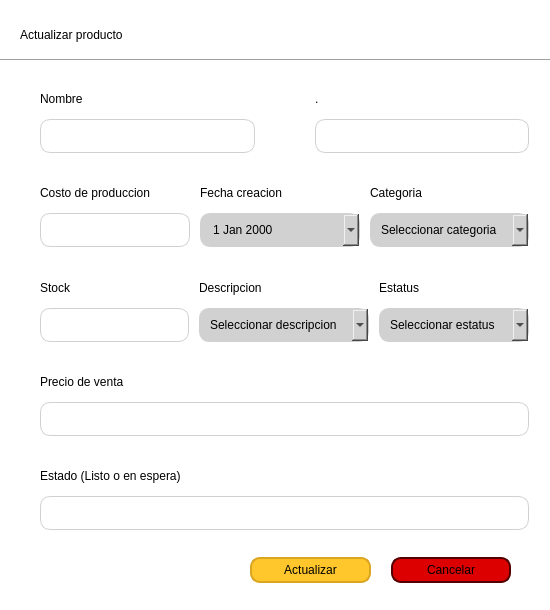
<?xml version="1.0" encoding="UTF-8"?>
<ui version="4.0">
 <class>Dialog</class>
 <widget class="QDialog" name="Dialog">
  <property name="geometry">
   <rect>
    <x>0</x>
    <y>0</y>
    <width>550</width>
    <height>610</height>
   </rect>
  </property>
  <property name="minimumSize">
   <size>
    <width>550</width>
    <height>610</height>
   </size>
  </property>
  <property name="maximumSize">
   <size>
    <width>550</width>
    <height>610</height>
   </size>
  </property>
  <property name="windowTitle">
   <string>Crear nuevo usuario | PyMexPro</string>
  </property>
  <property name="styleSheet">
   <string notr="true">QDialog {
	background-color: rgb(255, 255, 255);
}

QLabel {
	font: 12pt &quot;Verdana&quot;;
}

QPushButton {
	font: 12pt &quot;Verdana&quot;;
	padding: 4px 20px;
	border: 1px solid;
	border-radius: 10px;
}

QLineEdit, QComboBox, QDateEdit {
	font: 8pt &quot;Verdana&quot;;
	padding: 8px 10px;
	border: 1px solid #d1d1d1;
	border-radius: 10px;
}
 QDateEdit, QComboBox {
	background-color: #d1d1d1;
}</string>
  </property>
  <widget class="QLabel" name="txt_title">
   <property name="geometry">
    <rect>
     <x>20</x>
     <y>20</y>
     <width>271</width>
     <height>29</height>
    </rect>
   </property>
   <property name="styleSheet">
    <string notr="true">font: 700 18pt &quot;Verdana&quot;;</string>
   </property>
   <property name="text">
    <string>Actualizar producto</string>
   </property>
  </widget>
  <widget class="Line" name="line">
   <property name="geometry">
    <rect>
     <x>0</x>
     <y>50</y>
     <width>551</width>
     <height>20</height>
    </rect>
   </property>
   <property name="orientation">
    <enum>Qt::Orientation::Horizontal</enum>
   </property>
  </widget>
  <widget class="QWidget" name="layoutWidget">
   <property name="geometry">
    <rect>
     <x>250</x>
     <y>550</y>
     <width>261</width>
     <height>41</height>
    </rect>
   </property>
   <layout class="QHBoxLayout" name="horizontalLayout_4">
    <property name="spacing">
     <number>20</number>
    </property>
    <item>
     <widget class="QPushButton" name="btn_update_user">
      <property name="cursor">
       <cursorShape>PointingHandCursor</cursorShape>
      </property>
      <property name="styleSheet">
       <string notr="true">background-color: #ffc72c;
border: 2px solid #daa520;</string>
      </property>
      <property name="text">
       <string>Actualizar</string>
      </property>
      <property name="checkable">
       <bool>true</bool>
      </property>
      <property name="autoExclusive">
       <bool>true</bool>
      </property>
     </widget>
    </item>
    <item>
     <widget class="QPushButton" name="btn_cancel">
      <property name="cursor">
       <cursorShape>PointingHandCursor</cursorShape>
      </property>
      <property name="styleSheet">
       <string notr="true">background-color: #d00;
border: 2px solid #500;</string>
      </property>
      <property name="text">
       <string>Cancelar</string>
      </property>
      <property name="checkable">
       <bool>true</bool>
      </property>
      <property name="autoExclusive">
       <bool>true</bool>
      </property>
     </widget>
    </item>
   </layout>
  </widget>
  <widget class="QWidget" name="layoutWidget">
   <property name="geometry">
    <rect>
     <x>40</x>
     <y>79</y>
     <width>489</width>
     <height>451</height>
    </rect>
   </property>
   <layout class="QGridLayout" name="gridLayout">
    <property name="verticalSpacing">
     <number>20</number>
    </property>
    <item row="0" column="0">
     <layout class="QHBoxLayout" name="horizontalLayout">
      <item>
       <layout class="QVBoxLayout" name="verticalLayout">
        <property name="spacing">
         <number>0</number>
        </property>
        <property name="rightMargin">
         <number>30</number>
        </property>
        <item>
         <widget class="QLabel" name="label_2">
          <property name="text">
           <string>Nombre</string>
          </property>
         </widget>
        </item>
        <item>
         <widget class="QLineEdit" name="line_input_first_name">
          <property name="maximumSize">
           <size>
            <width>250</width>
            <height>16777215</height>
           </size>
          </property>
          <property name="placeholderText">
           <string/>
          </property>
         </widget>
        </item>
       </layout>
      </item>
      <item>
       <layout class="QVBoxLayout" name="verticalLayout_2">
        <property name="spacing">
         <number>0</number>
        </property>
        <property name="leftMargin">
         <number>30</number>
        </property>
        <property name="rightMargin">
         <number>0</number>
        </property>
        <item>
         <widget class="QLabel" name="label_3">
          <property name="text">
           <string>.</string>
          </property>
         </widget>
        </item>
        <item>
         <widget class="QLineEdit" name="line_input_last_name">
          <property name="maximumSize">
           <size>
            <width>250</width>
            <height>16777215</height>
           </size>
          </property>
         </widget>
        </item>
       </layout>
      </item>
     </layout>
    </item>
    <item row="1" column="0">
     <layout class="QHBoxLayout" name="horizontalLayout_2">
      <property name="spacing">
       <number>10</number>
      </property>
      <item>
       <layout class="QVBoxLayout" name="verticalLayout_4">
        <property name="spacing">
         <number>0</number>
        </property>
        <item>
         <widget class="QLabel" name="label_9">
          <property name="text">
           <string>Costo de produccion</string>
          </property>
         </widget>
        </item>
        <item>
         <widget class="QLineEdit" name="line_input_username">
          <property name="minimumSize">
           <size>
            <width>150</width>
            <height>0</height>
           </size>
          </property>
          <property name="maximumSize">
           <size>
            <width>150</width>
            <height>16777215</height>
           </size>
          </property>
         </widget>
        </item>
       </layout>
      </item>
      <item>
       <layout class="QVBoxLayout" name="verticalLayout_9">
        <property name="spacing">
         <number>0</number>
        </property>
        <item>
         <widget class="QLabel" name="label_4">
          <property name="text">
           <string>Fecha creacion</string>
          </property>
         </widget>
        </item>
        <item>
         <widget class="QDateEdit" name="cb_birth_date">
          <property name="sizePolicy">
           <sizepolicy hsizetype="Expanding" vsizetype="Fixed">
            <horstretch>0</horstretch>
            <verstretch>0</verstretch>
           </sizepolicy>
          </property>
          <property name="maximumSize">
           <size>
            <width>250</width>
            <height>16777215</height>
           </size>
          </property>
          <property name="cursor">
           <cursorShape>PointingHandCursor</cursorShape>
          </property>
          <property name="frame">
           <bool>true</bool>
          </property>
          <property name="readOnly">
           <bool>false</bool>
          </property>
          <property name="buttonSymbols">
           <enum>QAbstractSpinBox::ButtonSymbols::UpDownArrows</enum>
          </property>
          <property name="showGroupSeparator" stdset="0">
           <bool>false</bool>
          </property>
          <property name="minimumDateTime">
           <datetime>
            <hour>12</hour>
            <minute>0</minute>
            <second>0</second>
            <year>1800</year>
            <month>1</month>
            <day>2</day>
           </datetime>
          </property>
          <property name="currentSection">
           <enum>QDateTimeEdit::Section::DaySection</enum>
          </property>
          <property name="calendarPopup">
           <bool>true</bool>
          </property>
          <property name="date">
           <date>
            <year>2000</year>
            <month>1</month>
            <day>1</day>
           </date>
          </property>
         </widget>
        </item>
       </layout>
      </item>
      <item>
       <layout class="QVBoxLayout" name="verticalLayout_8">
        <property name="spacing">
         <number>0</number>
        </property>
        <item>
         <widget class="QLabel" name="label_10">
          <property name="text">
           <string>Categoria</string>
          </property>
         </widget>
        </item>
        <item>
         <widget class="QComboBox" name="cb_sex">
          <property name="minimumSize">
           <size>
            <width>150</width>
            <height>0</height>
           </size>
          </property>
          <property name="cursor">
           <cursorShape>PointingHandCursor</cursorShape>
          </property>
          <property name="currentText">
           <string/>
          </property>
          <property name="placeholderText">
           <string>Seleccionar categoria</string>
          </property>
          <item>
           <property name="text">
            <string>Masculino</string>
           </property>
          </item>
          <item>
           <property name="text">
            <string>Femenino</string>
           </property>
          </item>
         </widget>
        </item>
       </layout>
      </item>
     </layout>
    </item>
    <item row="2" column="0">
     <layout class="QHBoxLayout" name="horizontalLayout_3">
      <property name="spacing">
       <number>10</number>
      </property>
      <item>
       <layout class="QVBoxLayout" name="verticalLayout_3">
        <property name="spacing">
         <number>0</number>
        </property>
        <item>
         <widget class="QLabel" name="label_7">
          <property name="text">
           <string>Stock</string>
          </property>
         </widget>
        </item>
        <item>
         <widget class="QLineEdit" name="line_input_phone">
          <property name="sizePolicy">
           <sizepolicy hsizetype="Expanding" vsizetype="Fixed">
            <horstretch>0</horstretch>
            <verstretch>0</verstretch>
           </sizepolicy>
          </property>
          <property name="maximumSize">
           <size>
            <width>16777215</width>
            <height>16777215</height>
           </size>
          </property>
         </widget>
        </item>
       </layout>
      </item>
      <item>
       <layout class="QVBoxLayout" name="verticalLayout_10">
        <property name="spacing">
         <number>0</number>
        </property>
        <item>
         <widget class="QLabel" name="label_12">
          <property name="text">
           <string>Descripcion</string>
          </property>
         </widget>
        </item>
        <item>
         <widget class="QComboBox" name="cb_role">
          <property name="minimumSize">
           <size>
            <width>150</width>
            <height>0</height>
           </size>
          </property>
          <property name="cursor">
           <cursorShape>PointingHandCursor</cursorShape>
          </property>
          <property name="placeholderText">
           <string>Seleccionar descripcion</string>
          </property>
          <item>
           <property name="text">
            <string>Operador</string>
           </property>
          </item>
          <item>
           <property name="text">
            <string>Jefe de Turno</string>
           </property>
          </item>
         </widget>
        </item>
       </layout>
      </item>
      <item>
       <layout class="QVBoxLayout" name="verticalLayout_11">
        <property name="spacing">
         <number>0</number>
        </property>
        <item>
         <widget class="QLabel" name="label_13">
          <property name="text">
           <string>Estatus</string>
          </property>
         </widget>
        </item>
        <item>
         <widget class="QComboBox" name="cb_status">
          <property name="minimumSize">
           <size>
            <width>150</width>
            <height>0</height>
           </size>
          </property>
          <property name="cursor">
           <cursorShape>PointingHandCursor</cursorShape>
          </property>
          <property name="placeholderText">
           <string>Seleccionar estatus</string>
          </property>
          <item>
           <property name="text">
            <string>Activo</string>
           </property>
          </item>
          <item>
           <property name="text">
            <string>Inactivo</string>
           </property>
          </item>
         </widget>
        </item>
       </layout>
      </item>
     </layout>
    </item>
    <item row="3" column="0">
     <layout class="QVBoxLayout" name="verticalLayout_5">
      <property name="spacing">
       <number>0</number>
      </property>
      <item>
       <widget class="QLabel" name="label_8">
        <property name="text">
         <string>Precio de venta</string>
        </property>
       </widget>
      </item>
      <item>
       <widget class="QLineEdit" name="line_input_email"/>
      </item>
     </layout>
    </item>
    <item row="4" column="0">
     <layout class="QVBoxLayout" name="verticalLayout_6">
      <property name="spacing">
       <number>0</number>
      </property>
      <property name="sizeConstraint">
       <enum>QLayout::SizeConstraint::SetDefaultConstraint</enum>
      </property>
      <item>
       <widget class="QLabel" name="label_6">
        <property name="text">
         <string>Estado (Listo o en espera)</string>
        </property>
       </widget>
      </item>
      <item>
       <widget class="QLineEdit" name="line_input_address"/>
      </item>
     </layout>
    </item>
   </layout>
  </widget>
 </widget>
 <resources/>
 <connections>
  <connection>
   <sender>btn_cancel</sender>
   <signal>toggled(bool)</signal>
   <receiver>Dialog</receiver>
   <slot>close()</slot>
   <hints>
    <hint type="sourcelabel">
     <x>510</x>
     <y>569</y>
    </hint>
    <hint type="destinationlabel">
     <x>601</x>
     <y>569</y>
    </hint>
   </hints>
  </connection>
 </connections>
</ui>
